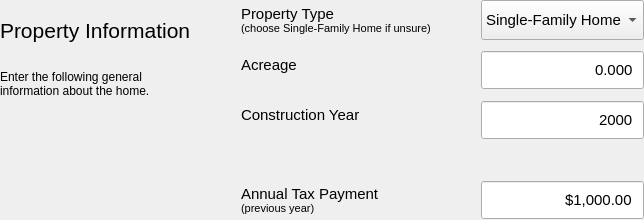
                 <widget class="QWidget" name="page_property">
                  <property name="sizePolicy">
                   <sizepolicy hsizetype="Minimum" vsizetype="Preferred">
                    <horstretch>0</horstretch>
                    <verstretch>0</verstretch>
                   </sizepolicy>
                  </property>
                  <layout class="QHBoxLayout" name="layout_page_property" stretch="2,3">
                   <property name="spacing">
                    <number>50</number>
                   </property>
                   <property name="leftMargin">
                    <number>0</number>
                   </property>
                   <property name="topMargin">
                    <number>0</number>
                   </property>
                   <property name="rightMargin">
                    <number>0</number>
                   </property>
                   <property name="bottomMargin">
                    <number>0</number>
                   </property>
                   <item>
                    <layout class="QVBoxLayout" name="layout_property_labels" stretch="0,0">
                     <property name="spacing">
                      <number>10</number>
                     </property>
                     <item>
                      <widget class="QLabel" name="label_property_title">
                       <property name="minimumSize">
                        <size>
                         <width>0</width>
                         <height>60</height>
                        </size>
                       </property>
                       <property name="maximumSize">
                        <size>
                         <width>16777215</width>
                         <height>60</height>
                        </size>
                       </property>
                       <property name="font">
                        <font>
                         <pointsize>16</pointsize>
                        </font>
                       </property>
                       <property name="text">
                        <string>Property Information</string>
                       </property>
                       <property name="alignment">
                        <set>Qt::AlignmentFlag::AlignLeading|Qt::AlignmentFlag::AlignLeft|Qt::AlignmentFlag::AlignVCenter</set>
                       </property>
                      </widget>
                     </item>
                     <item>
                      <widget class="QLabel" name="label_property_desc">
                       <property name="font">
                        <font>
                         <pointsize>11</pointsize>
                        </font>
                       </property>
                       <property name="text">
                        <string>&lt;html&gt;&lt;head/&gt;&lt;body&gt;&lt;p&gt;&lt;span style=&quot; font-size:9pt;&quot;&gt;Enter the following general information about the home.&lt;/span&gt;&lt;/p&gt;&lt;/body&gt;&lt;/html&gt;</string>
                       </property>
                       <property name="alignment">
                        <set>Qt::AlignmentFlag::AlignLeading|Qt::AlignmentFlag::AlignLeft|Qt::AlignmentFlag::AlignTop</set>
                       </property>
                       <property name="wordWrap">
                        <bool>true</bool>
                       </property>
                      </widget>
                     </item>
                    </layout>
                   </item>
                   <item>
                    <layout class="QFormLayout" name="layout_property_editors">
                     <property name="horizontalSpacing">
                      <number>50</number>
                     </property>
                     <property name="verticalSpacing">
                      <number>10</number>
                     </property>
                     <item row="0" column="0">
                      <widget class="QLabel" name="label_property_type">
                       <property name="font">
                        <font>
                         <pointsize>11</pointsize>
                        </font>
                       </property>
                       <property name="text">
                        <string>&lt;html&gt;&lt;head/&gt;&lt;body&gt;&lt;p&gt;Property Type&lt;br/&gt;&lt;span style=&quot; font-size:8pt;&quot;&gt;(choose Single-Family Home if unsure)&lt;/span&gt;&lt;/p&gt;&lt;/body&gt;&lt;/html&gt;</string>
                       </property>
                      </widget>
                     </item>
                     <item row="0" column="1">
                      <widget class="QComboBox" name="editor_property_type">
                       <property name="minimumSize">
                        <size>
                         <width>0</width>
                         <height>40</height>
                        </size>
                       </property>
                       <property name="maximumSize">
                        <size>
                         <width>16777215</width>
                         <height>40</height>
                        </size>
                       </property>
                       <property name="font">
                        <font>
                         <pointsize>11</pointsize>
                        </font>
                       </property>
                       <property name="currentIndex">
                        <number>0</number>
                       </property>
                       <item>
                        <property name="text">
                         <string>Single-Family Home</string>
                        </property>
                       </item>
                       <item>
                        <property name="text">
                         <string>Multi-Family Home</string>
                        </property>
                       </item>
                       <item>
                        <property name="text">
                         <string>Townhouse</string>
                        </property>
                       </item>
                       <item>
                        <property name="text">
                         <string>Duplex, Triplex, etc.</string>
                        </property>
                       </item>
                      </widget>
                     </item>
                     <item row="1" column="0">
                      <widget class="QLabel" name="label_property_acreage">
                       <property name="font">
                        <font>
                         <pointsize>11</pointsize>
                        </font>
                       </property>
                       <property name="text">
                        <string>&lt;html&gt;&lt;head/&gt;&lt;body&gt;&lt;p&gt;Acreage&lt;/p&gt;&lt;/body&gt;&lt;/html&gt;</string>
                       </property>
                      </widget>
                     </item>
                     <item row="1" column="1">
                      <widget class="QDoubleSpinBox" name="editor_property_acreage">
                       <property name="minimumSize">
                        <size>
                         <width>0</width>
                         <height>40</height>
                        </size>
                       </property>
                       <property name="maximumSize">
                        <size>
                         <width>16777215</width>
                         <height>40</height>
                        </size>
                       </property>
                       <property name="font">
                        <font>
                         <pointsize>11</pointsize>
                        </font>
                       </property>
                       <property name="styleSheet">
                        <string notr="true">padding: 5px;</string>
                       </property>
                       <property name="alignment">
                        <set>Qt::AlignmentFlag::AlignRight|Qt::AlignmentFlag::AlignTrailing|Qt::AlignmentFlag::AlignVCenter</set>
                       </property>
                       <property name="buttonSymbols">
                        <enum>QAbstractSpinBox::ButtonSymbols::NoButtons</enum>
                       </property>
                       <property name="decimals">
                        <number>3</number>
                       </property>
                       <property name="maximum">
                        <double>10000.000000000000000</double>
                       </property>
                      </widget>
                     </item>
                     <item row="2" column="0">
                      <widget class="QLabel" name="label_property_year">
                       <property name="font">
                        <font>
                         <pointsize>11</pointsize>
                        </font>
                       </property>
                       <property name="text">
                        <string>&lt;html&gt;&lt;head/&gt;&lt;body&gt;&lt;p&gt;Construction Year&lt;/p&gt;&lt;/body&gt;&lt;/html&gt;</string>
                       </property>
                      </widget>
                     </item>
                     <item row="2" column="1">
                      <widget class="QDateEdit" name="editor_property_year">
                       <property name="minimumSize">
                        <size>
                         <width>0</width>
                         <height>40</height>
                        </size>
                       </property>
                       <property name="maximumSize">
                        <size>
                         <width>16777215</width>
                         <height>40</height>
                        </size>
                       </property>
                       <property name="font">
                        <font>
                         <pointsize>11</pointsize>
                        </font>
                       </property>
                       <property name="styleSheet">
                        <string notr="true">padding: 5px;</string>
                       </property>
                       <property name="alignment">
                        <set>Qt::AlignmentFlag::AlignRight|Qt::AlignmentFlag::AlignTrailing|Qt::AlignmentFlag::AlignVCenter</set>
                       </property>
                       <property name="buttonSymbols">
                        <enum>QAbstractSpinBox::ButtonSymbols::NoButtons</enum>
                       </property>
                       <property name="minimumDateTime">
                        <datetime>
                         <hour>0</hour>
                         <minute>0</minute>
                         <second>0</second>
                         <year>1800</year>
                         <month>9</month>
                         <day>14</day>
                        </datetime>
                       </property>
                       <property name="minimumDate">
                        <date>
                         <year>1800</year>
                         <month>9</month>
                         <day>14</day>
                        </date>
                       </property>
                       <property name="displayFormat">
                        <string>yyyy</string>
                       </property>
                      </widget>
                     </item>
                     <item row="4" column="0">
                      <widget class="QLabel" name="label_property_tax_annual">
                       <property name="font">
                        <font>
                         <pointsize>11</pointsize>
                        </font>
                       </property>
                       <property name="text">
                        <string>&lt;html&gt;&lt;head/&gt;&lt;body&gt;&lt;p&gt;Annual Tax Payment&lt;br/&gt;&lt;span style=&quot; font-size:8pt;&quot;&gt;(previous year)&lt;/span&gt;&lt;/p&gt;&lt;/body&gt;&lt;/html&gt;</string>
                       </property>
                      </widget>
                     </item>
                     <item row="4" column="1">
                      <widget class="QDoubleSpinBox" name="editor_property_tax_annual">
                       <property name="minimumSize">
                        <size>
                         <width>0</width>
                         <height>40</height>
                        </size>
                       </property>
                       <property name="maximumSize">
                        <size>
                         <width>16777215</width>
                         <height>40</height>
                        </size>
                       </property>
                       <property name="font">
                        <font>
                         <pointsize>11</pointsize>
                         <bold>false</bold>
                        </font>
                       </property>
                       <property name="styleSheet">
                        <string notr="true">padding: 5px;</string>
                       </property>
                       <property name="alignment">
                        <set>Qt::AlignmentFlag::AlignRight|Qt::AlignmentFlag::AlignTrailing|Qt::AlignmentFlag::AlignVCenter</set>
                       </property>
                       <property name="buttonSymbols">
                        <enum>QAbstractSpinBox::ButtonSymbols::NoButtons</enum>
                       </property>
                       <property name="showGroupSeparator" stdset="0">
                        <bool>true</bool>
                       </property>
                       <property name="prefix">
                        <string>$</string>
                       </property>
                       <property name="decimals">
                        <number>2</number>
                       </property>
                       <property name="maximum">
                        <double>1000000.000000000000000</double>
                       </property>
                       <property name="value">
                        <double>1000.000000000000000</double>
                       </property>
                      </widget>
                     </item>
                     <item row="3" column="0" colspan="2">
                      <spacer name="spacer_property_2">
                       <property name="orientation">
                        <enum>Qt::Orientation::Horizontal</enum>
                       </property>
                       <property name="sizeHint" stdset="0">
                        <size>
                         <width>40</width>
                         <height>20</height>
                        </size>
                       </property>
                      </spacer>
                     </item>
                    </layout>
                   </item>
                  </layout>
                 </widget>
